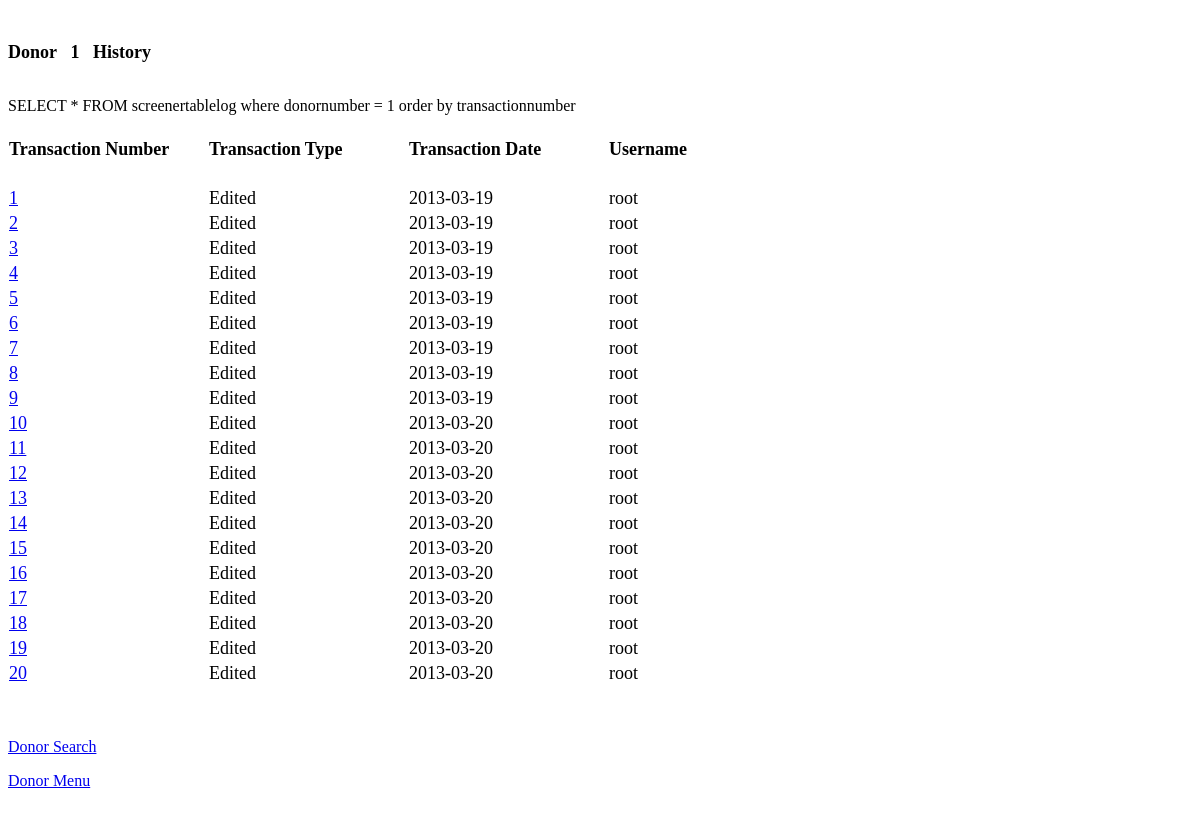
/mothersmilk/donor/donorlog.php?dnum=1, run on an earlier commit of the app's database.
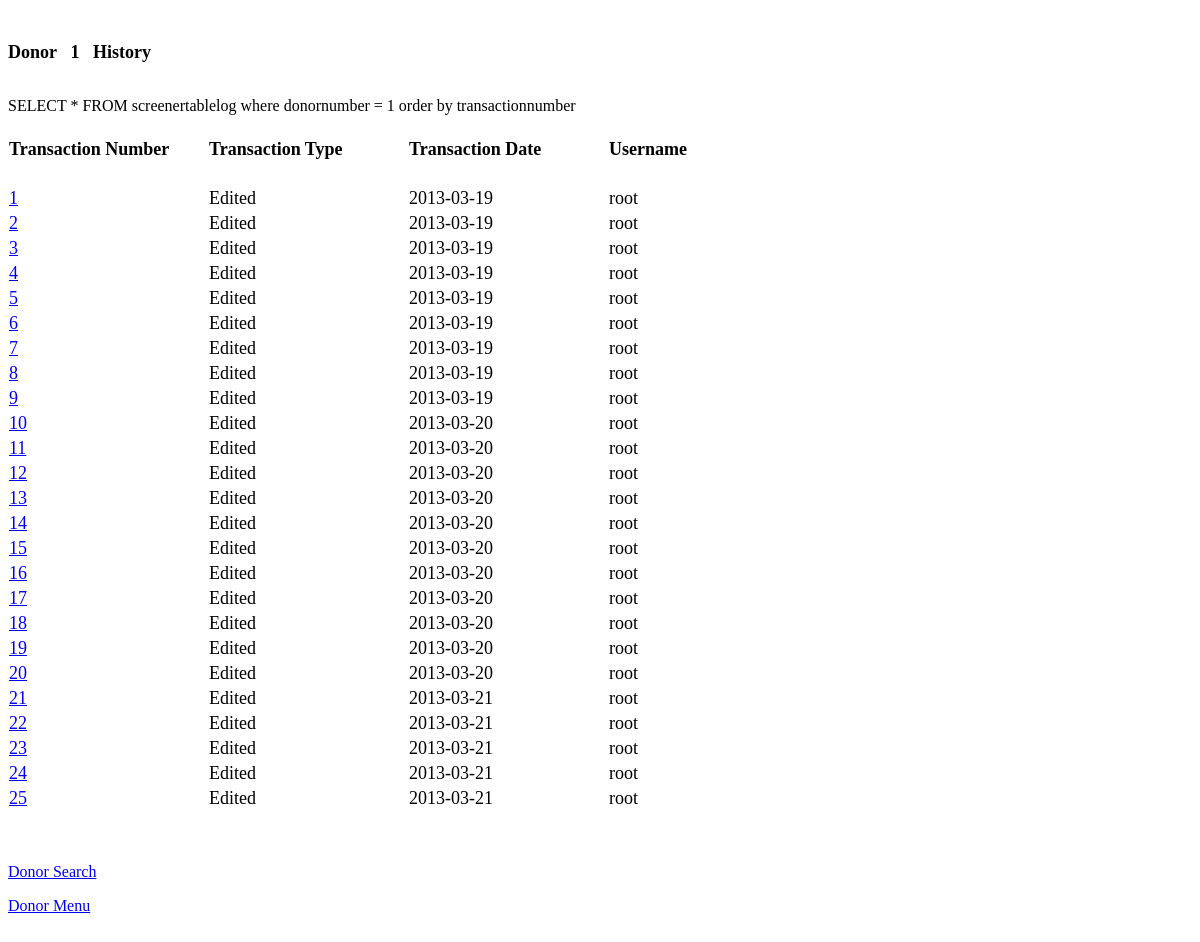
And on a later commit of the database.
### tables this page shows
CREATE TABLE IF NOT EXISTS `screenertablelog` (
  `lastname` varchar(20) NOT NULL,
  `dairyfree` varchar(4) NOT NULL,
  `apstatus` varchar(15) DEFAULT NULL COMMENT 'application status',
  `dnrapdate` date NOT NULL COMMENT 'Donor  Application  Date (Call Date)',
  `donornumber` int(10) unsigned NOT NULL COMMENT 'donor number',
  `address` varchar(20) NOT NULL,
  `city` varchar(20) NOT NULL,
  `state` varchar(20) DEFAULT NULL,
  `zip` int(10) unsigned NOT NULL,
  `country` varchar(15) NOT NULL,
  `homephone` int(10) unsigned NOT NULL,
  `cellphone` int(10) unsigned NOT NULL,
  `babysname` varchar(20) NOT NULL COMMENT 'Baby''s Name',
  `email` varchar(30) NOT NULL COMMENT 'email address',
  `firstname` varchar(20) NOT NULL,
  `middlename` varchar(20) NOT NULL,
  `babysdob` date NOT NULL COMMENT 'Baby''s date of birth',
  `babystatus` varchar(15) NOT NULL,
  `referral` varchar(20) NOT NULL COMMENT 'How donor was referred',
  `donateamount` int(11) NOT NULL,
  `donatecommit` varchar(3) NOT NULL,
  `storefrom` varchar(15) NOT NULL,
  `milkcommit` varchar(4) NOT NULL,
  `herbs` varchar(25) NOT NULL,
  `alcohol` varchar(25) NOT NULL,
  `transfusion` varchar(4) NOT NULL,
  `createdby` varchar(20) NOT NULL,
  `lastedit` varchar(20) NOT NULL,
  `lasteditdate` date NOT NULL,
  `donorpacket` varchar(10) NOT NULL,
  `donorcomment` varchar(128) NOT NULL COMMENT 'Comments',
  `transactionnumber` int(11) NOT NULL,
  `transactiontype` varchar(8) NOT NULL,
  `transactiondate` date NOT NULL,
  `username` varchar(20) NOT NULL,
  `organization` varchar(15) NOT NULL,
  `rxbcdate` varchar(45) NOT NULL,
  `smoke` varchar(25) NOT NULL,
  `organizationother` varchar(45) NOT NULL,
  `rxbcchoose` varchar(5) NOT NULL,
  `herbschoose` varchar(5) NOT NULL,
  `alcoholchoose` varchar(5) NOT NULL,
  `ivDrug` varchar(5) NOT NULL,
  `transfusionchoose` varchar(5) NOT NULL,
  `workchoose` varchar(5) NOT NULL,
  `work` varchar(15) NOT NULL,
  `determinechoose` varchar(25) NOT NULL,
  `determine` varchar(15) NOT NULL,
  `heptest` varchar(5) NOT NULL,
  `tattooschoose` varchar(5) NOT NULL,
  `tattoos` varchar(15) NOT NULL,
  `hivtest` varchar(5) NOT NULL,
  `tbtest` varchar(5) NOT NULL,
  `tbtreat` varchar(5) NOT NULL,
  `herpeschoose` varchar(5) NOT NULL,
  `herpes` varchar(15) NOT NULL,
  `hemophilia` varchar(5) NOT NULL,
  `hormones` varchar(5) NOT NULL,
  `ukmoschoose` varchar(5) NOT NULL,
  `ukmos` varchar(15) NOT NULL,
  `eurochoose` varchar(5) NOT NULL,
  `euro` varchar(15) NOT NULL,
  `diet` varchar(10) NOT NULL,
  `process` varchar(5) NOT NULL,
  `donorpacketbymail` varchar(3) NOT NULL,
  `donorpacketbyemail` varchar(3) NOT NULL,
  `donorpacketbyfax` varchar(3) NOT NULL,
  `datesentpacket` varchar(10) NOT NULL,
  `staffinitdatesentpacket` varchar(5) NOT NULL,
  `datereceivedpacket` varchar(10) NOT NULL,
  `staffinitdatereceivedpacket` varchar(5) NOT NULL,
  `pedifaxneeded` varchar(3) NOT NULL,
  `datesentpedi` varchar(10) NOT NULL,
  `staffinitdatesentpedi` varchar(5) NOT NULL,
  `datereceivedpedi` varchar(10) NOT NULL,
  `staffinitdatereceivedpedi` varchar(5) NOT NULL,
  `obfaxneeded` varchar(3) NOT NULL,
  `datesentob` varchar(10) NOT NULL,
  `staffinitdatesentob` varchar(5) NOT NULL,
  `datereceivedob` varchar(10) NOT NULL,
  `staffinitdatereceivedob` varchar(10) NOT NULL,
  `other` text NOT NULL,
  `datesentother` varchar(10) NOT NULL,
  `staffinitdatesentother` varchar(5) NOT NULL,
  `datereceivedother` varchar(10) NOT NULL,
  `staffinitdatereceivedother` varchar(5) NOT NULL,
  `datepacketreview` varchar(10) NOT NULL,
  `packetreviewstatus` varchar(10) NOT NULL,
  `staffinitpacketreview` varchar(5) NOT NULL
);

### mothersmilk/donor/donorlog.php (the view, shortened to what this page needs)
<!DOCTYPE HTML PUBLIC "-//W3C//DTD HTML 4.0 Transitional//EN">
<HTML>
<HEAD>
</HEAD>
<BODY LANG="en-US" DIR="LTR">
<P>
<?php
$dnum = $_GET["dnum"];
$con = mysql_connect("localhost",$_SESSION["uname"],$_SESSION["pwd"]);
echo "<br>";
echo  "<P><FONT SIZE=4><B>Donor&nbsp;&nbsp;&nbsp;" . $dnum .  "&nbsp;&nbsp;&nbsp;History</B></FONT></P>";
$sql   = "SELECT * FROM screenertablelog where donornumber =  $dnum order by transactionnumber";
echo $sql;
$result = mysql_query($sql, $con);
echo "<TABLE FRAME=VOID CELLSPACING=0 COLS=4 RULES=NONE BORDER=0>\n";
echo "	<COLGROUP><COL WIDTH=200><COL WIDTH=200><COL WIDTH=200><COL WIDTH=230></COLGROUP>\n";
echo "	<TBODY>\n";
echo "		<TR>\n";
echo "			<TD WIDTH=155 HEIGHT=33 ALIGN=LEFT><B><FONT SIZE=4>Transaction Number</FONT></B></TD>\n";
echo "			<TD WIDTH=173 ALIGN=LEFT><B><FONT SIZE=4>Transaction Type</FONT></B></TD>\n";
echo "			<TD WIDTH=176 ALIGN=LEFT><B><FONT SIZE=4>Transaction Date</FONT></B></TD>\n";
echo "			<TD WIDTH=219 ALIGN=LEFT><B><FONT SIZE=4>Username</FONT></B></TD>\n";
echo "		</TR>\n";
echo "		<TR>\n";
echo "			<TD HEIGHT=17 ALIGN=LEFT><BR></TD>\n";
echo "			<TD ALIGN=LEFT><BR></TD>\n";
echo "			<TD ALIGN=LEFT><BR></TD>\n";
echo "			<TD ALIGN=LEFT><BR></TD>\n";
echo "		</TR>\n";
while ($row = mysql_fetch_assoc($result))
   {
       $transactionnumber=$row['transactionnumber'];
       $transactiontype=$row['transactiontype'];
       $transactiondate=$row['transactiondate'];
       $username=$row['username'];
       echo "<TR>\n";
       echo "<TD HEIGHT=25 ALIGN=LEFT><FONT SIZE=4><a href=\"./donordsply.php?dnum=$dnum&logtable=1&transactionnumber=$transactionnumber\">$transactionnumber</a></FONT></TD>\n";
       echo "<TD ALIGN=LEFT><FONT SIZE=4>$transactiontype</FONT></TD>\n";
       echo "<TD ALIGN=LEFT><FONT SIZE=4>$transactiondate</FONT></TD>\n";
       echo "<TD ALIGN=LEFT><FONT SIZE=4>$username</FONT></TD>\n";
       echo "</TR>\n";
   }
echo "	</TBODY>\n";
echo "</TABLE>\n";
?>
<P><a href="./donorsearch.php">Donor Search</a></P>
<P><a href="./donormenu.php">Donor Menu</a></P>
</BODY>
</HTML>

What changed in the data, as far as the page shows it:
added screenertablelog: transactionnumber "21", transactiontype "Edited", transactiondate "2013-03-21", username "root"
added screenertablelog: transactionnumber "22", transactiontype "Edited", transactiondate "2013-03-21", username "root"
added screenertablelog: transactionnumber "23", transactiontype "Edited", transactiondate "2013-03-21", username "root"
added screenertablelog: transactionnumber "24", transactiontype "Edited", transactiondate "2013-03-21", username "root"
added screenertablelog: transactionnumber "25", transactiontype "Edited", transactiondate "2013-03-21", username "root"
